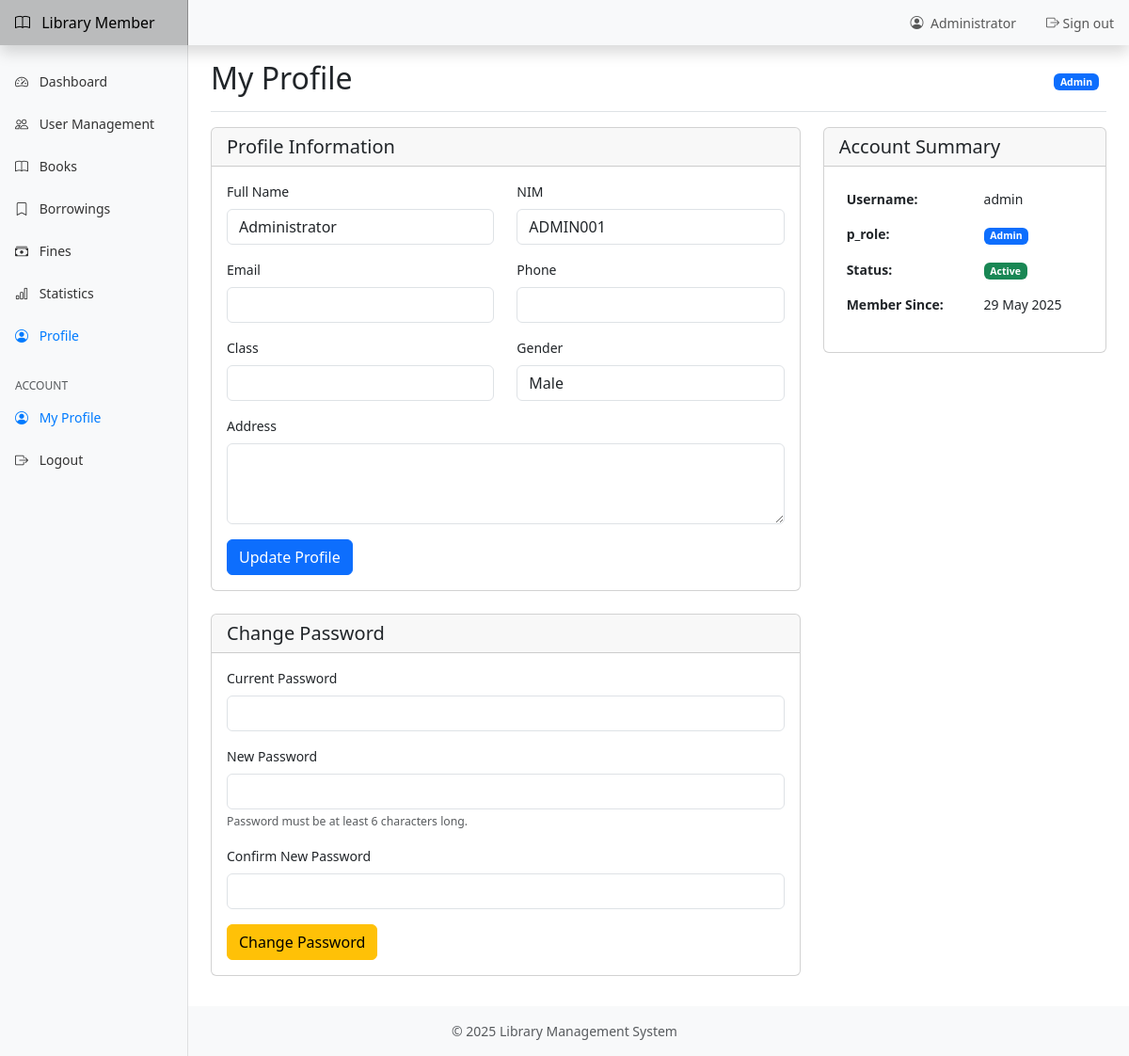
Page /index.php?page=profile (signed in) on the committed database.
### tables this page shows
CREATE TABLE `users` (
  `user_id` int(11) NOT NULL,
  `anggota_id` int(11) NOT NULL,
  `username` varchar(50) NOT NULL,
  `password` varchar(255) NOT NULL,
  `full_name` varchar(100) NOT NULL,
  `p_role` enum('admin','staff','member') NOT NULL DEFAULT 'member',
  `status` enum('active','inactive','banned') NOT NULL DEFAULT 'inactive',
  `registration_status` enum('pending','approved','rejected') NOT NULL DEFAULT 'pending',
  `last_login` timestamp NULL DEFAULT NULL,
  `created_at` timestamp NOT NULL DEFAULT current_timestamp(),
  `updated_at` timestamp NOT NULL DEFAULT current_timestamp() ON UPDATE current_timestamp()
);

CREATE TABLE `anggota` (
  `anggota_id` int(11) NOT NULL,
  `name` varchar(100) NOT NULL,
  `nim` varchar(20) NOT NULL,
  `class` varchar(50) DEFAULT NULL,
  `gender` enum('Male','Female') NOT NULL,
  `date_of_birth` date NOT NULL,
  `place_of_birth` varchar(100) DEFAULT NULL,
  `address` text DEFAULT NULL,
  `phone` varchar(20) DEFAULT NULL,
  `email` varchar(100) DEFAULT NULL,
  `created_at` timestamp NOT NULL DEFAULT current_timestamp(),
  `updated_at` timestamp NOT NULL DEFAULT current_timestamp() ON UPDATE current_timestamp()
);

### includes/functions.php (called while the page is built, shortened)
<?php
function formatDate($date) {
    return date('d M Y', strtotime($date));
}

### pages/profile.php (the view, shortened to what this page needs)
<?php
$p_role = $_SESSION['p_role'] ?? '';
$userId = $_SESSION['user_id'] ?? 0;
try {
    $stmt = $pdo->prepare("SELECT u.*, a.* FROM users u
                          JOIN anggota a ON u.anggota_id = a.anggota_id
                          WHERE u.user_id = ?");
    $stmt->execute([$userId]);
    $profile = $stmt->fetch();
} catch (PDOException $e) {
    $errorMessage = "Error retrieving profile: " . $e->getMessage();
}
?>
<div class="d-flex justify-content-between flex-wrap flex-md-nowrap align-items-center pt-3 pb-2 mb-3 border-bottom">
    <h1 class="h2">My Profile</h1>
    <div class="btn-toolbar mb-2 mb-md-0">
        <div class="btn-group me-2">
            <span class="badge bg-primary"><?php echo ucfirst($p_role); ?></span>
        </div>
    </div>
</div>
<?php if (isset($profile)): ?>
<div class="row">
    <div class="col-md-8">
        <div class="card">
            <div class="card-header">
                <h5 class="card-title mb-0">Profile Information</h5>
            </div>
            <div class="card-body">
                <form method="post">
                    <div class="row">
                        <div class="col-md-6 mb-3">
                            <label for="name" class="form-label">Full Name</label>
                            <input type="text" class="form-control" id="name" name="name" value="<?php echo htmlspecialchars($profile['name']); ?>" required>
                        </div>
                        <div class="col-md-6 mb-3">
                            <label for="nim" class="form-label">NIM</label>
                            <input type="text" class="form-control" id="nim" value="<?php echo htmlspecialchars($profile['nim']); ?>" readonly>
                        </div>
                    </div>
                    <div class="row">
                        <div class="col-md-6 mb-3">
                            <label for="email" class="form-label">Email</label>
                            <input type="email" class="form-control" id="email" name="email" value="<?php echo htmlspecialchars($profile['email'] ?? ''); ?>">
                        </div>
                        <div class="col-md-6 mb-3">
                            <label for="phone" class="form-label">Phone</label>
                            <input type="text" class="form-control" id="phone" name="phone" value="<?php echo htmlspecialchars($profile['phone'] ?? ''); ?>">
                        </div>
                    </div>
                    <div class="row">
                        <div class="col-md-6 mb-3">
                            <label for="class" class="form-label">Class</label>
                            <input type="text" class="form-control" id="class" value="<?php echo htmlspecialchars($profile['class']); ?>" readonly>
                        </div>
                        <div class="col-md-6 mb-3">
                            <label for="gender" class="form-label">Gender</label>
                            <input type="text" class="form-control" id="gender" value="<?php echo htmlspecialchars($profile['gender']); ?>" readonly>
                        </div>
                    </div>
                    <div class="mb-3">
                        <label for="address" class="form-label">Address</label>
                        <textarea class="form-control" id="address" name="address" rows="3"><?php echo htmlspecialchars($profile['address'] ?? ''); ?></textarea>
                    </div>
                    <button type="submit" class="btn btn-primary">Update Profile</button>
                </form>
            </div>
        </div>
        <div class="card mt-4">
            <div class="card-header">
                <h5 class="card-title mb-0">Change Password</h5>
            </div>
            <div class="card-body">
                <form method="post">
                    <div class="mb-3">
                        <label for="current_password" class="form-label">Current Password</label>
                        <input type="password" class="form-control" id="current_password" name="current_password" required>
                    </div>
                    <div class="mb-3">
                        <label for="new_password" class="form-label">New Password</label>
                        <input type="password" class="form-control" id="new_password" name="new_password" required>
                        <div class="form-text">Password must be at least 6 characters long.</div>
                    </div>
                    <div class="mb-3">
                        <label for="confirm_password" class="form-label">Confirm New Password</label>
                        <input type="password" class="form-control" id="confirm_password" name="confirm_password" required>
                    </div>
                    <button type="submit" class="btn btn-warning">Change Password</button>
                </form>
            </div>
        </div>
    </div>
    <div class="col-md-4">
        <div class="card">
            <div class="card-header">
                <h5 class="card-title mb-0">Account Summary</h5>
            </div>
            <div class="card-body">
                <table class="table table-borderless">
                    <tr>
                        <th>Username:</th>
                        <td><?php echo htmlspecialchars($profile['username']); ?></td>
                    </tr>
                    <tr>
                        <th>p_role:</th>
                        <td><span class="badge bg-primary"><?php echo ucfirst($profile['p_role']); ?></span></td>
                    </tr>
                    <tr>
                        <th>Status:</th>
                        <td>
                            <span class="badge bg-<?php echo $profile['status'] == 'active' ? 'success' : 'secondary'; ?>">
                                <?php echo ucfirst($profile['status']); ?>
                            </span>
                        </td>
                    </tr>
                    <tr>
                        <th>Member Since:</th>
                        <td><?php echo formatDate($profile['created_at']); ?></td>
                    </tr>
                </table>
            </div>
        </div>
    </div>
</div>
<?php else: ?>
<div class="alert alert-danger">Unable to load profile information.</div>
<?php endif; ?>

### assets/css/style.css (style rules this page uses)
body { font-size: .875rem; min-height: 100vh; display: flex; flex-direction: column; }

### rows in the picture
users: name "Administrator", anggota.nim "ADMIN001", anggota.gender "Male", username "admin", p_role "Admin", status "Active", anggota.created_at "29 May 2025"

### other values in the picture
$_SESSION['full_name'] "Administrator"
$item['text'] "Dashboard"
$item['text'] "User Management"
$item['text'] "Books"
$item['text'] "Borrowings"
$item['text'] "Fines"
$item['text'] "Statistics"
$item['text'] "Profile"
$p_role "Admin"
